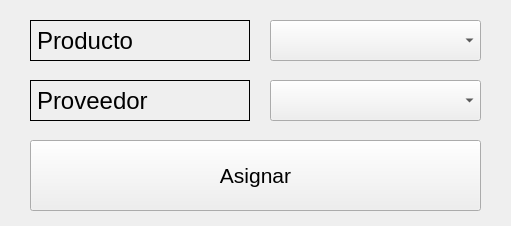
<?xml version="1.0" encoding="UTF-8"?>
<ui version="4.0">
 <class>MainWindow</class>
 <widget class="QMainWindow" name="MainWindow">
  <property name="enabled">
   <bool>true</bool>
  </property>
  <property name="geometry">
   <rect>
    <x>0</x>
    <y>0</y>
    <width>511</width>
    <height>226</height>
   </rect>
  </property>
  <property name="windowTitle">
   <string>MainWindow</string>
  </property>
  <widget class="QWidget" name="centralwidget">
   <widget class="QPushButton" name="pushButton">
    <property name="geometry">
     <rect>
      <x>30</x>
      <y>140</y>
      <width>451</width>
      <height>71</height>
     </rect>
    </property>
    <property name="font">
     <font>
      <pointsize>16</pointsize>
     </font>
    </property>
    <property name="text">
     <string>Asignar</string>
    </property>
   </widget>
   <widget class="QLabel" name="label_5">
    <property name="geometry">
     <rect>
      <x>30</x>
      <y>20</y>
      <width>220</width>
      <height>41</height>
     </rect>
    </property>
    <property name="font">
     <font>
      <pointsize>18</pointsize>
     </font>
    </property>
    <property name="frameShape">
     <enum>QFrame::Box</enum>
    </property>
    <property name="text">
     <string>Producto</string>
    </property>
    <property name="alignment">
     <set>Qt::AlignLeading|Qt::AlignLeft|Qt::AlignVCenter</set>
    </property>
   </widget>
   <widget class="QLabel" name="label_6">
    <property name="geometry">
     <rect>
      <x>30</x>
      <y>80</y>
      <width>220</width>
      <height>41</height>
     </rect>
    </property>
    <property name="font">
     <font>
      <pointsize>18</pointsize>
     </font>
    </property>
    <property name="frameShape">
     <enum>QFrame::Box</enum>
    </property>
    <property name="text">
     <string>Proveedor</string>
    </property>
    <property name="alignment">
     <set>Qt::AlignLeading|Qt::AlignLeft|Qt::AlignVCenter</set>
    </property>
   </widget>
   <widget class="QComboBox" name="comboBox">
    <property name="geometry">
     <rect>
      <x>270</x>
      <y>20</y>
      <width>211</width>
      <height>41</height>
     </rect>
    </property>
   </widget>
   <widget class="QComboBox" name="comboBox_2">
    <property name="geometry">
     <rect>
      <x>270</x>
      <y>80</y>
      <width>211</width>
      <height>41</height>
     </rect>
    </property>
   </widget>
  </widget>
 </widget>
 <resources>
  <include location="../img/logo.qrc"/>
 </resources>
 <connections/>
</ui>
